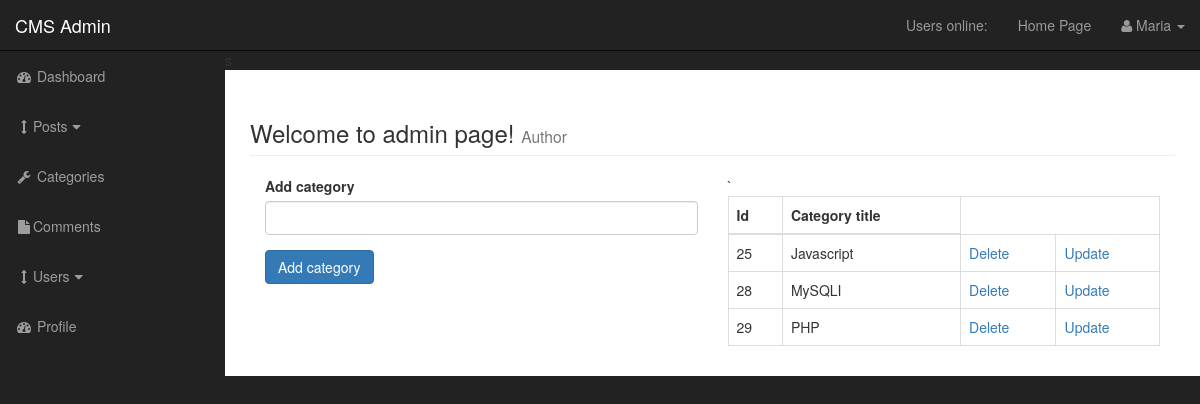
/admin/categories_admin.php (signed in), run on an earlier commit of the app's database.
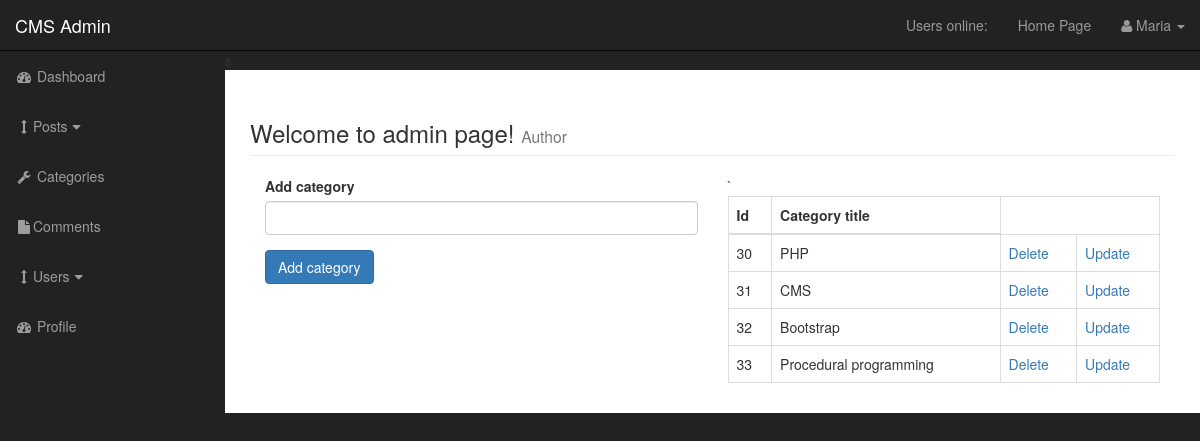
And on a later commit of the database.
### tables this page shows
CREATE TABLE `categories` (
  `cat_id` int(11) NOT NULL,
  `cat_title` varchar(255) NOT NULL
);

### admin/functions_admin.php (the view, shortened to what this page needs)
<?php
function find_all_categories(){
    global $conn_db_cms;
    $query = "SELECT * FROM categories";
    $select_categories = mysqli_query($conn_db_cms, $query);
    while($row = mysqli_fetch_array($select_categories )){
        $cat_title =  $row['cat_title'];
        $cat_id =  $row['cat_id'];
        echo "<tr>";
        echo "<td>{$cat_id}</td>";
        echo "<td>{$cat_title}</td>";
        echo "<td><a href = 'categories_admin.php?delete={$cat_id}'> Delete</a></td>";
        echo "<td><a href = 'categories_admin.php?edit={$cat_id}'>Update</a></td>";
        echo "</tr>";
    }
}
?>

### admin/includes/header_admin.php (shortened to what this page needs)
<?php
    include "../includes/db.php";
    include "functions_admin.php";
?>
<!DOCTYPE html>
<html lang = "en">
<head>
    <link href = "css/bootstrap.min.css" rel = "stylesheet">
    <link href = "css/sb-admin.css" rel = "stylesheet">
    <link href = "font-awesome/css/font-awesome.min.css" rel = "stylesheet" type = "text/css">
    <link href = "css/style.css" rel = "stylesheet">
</head>
<body>

### admin/categories_admin.php (shortened to what this page needs)
<?php
include "includes/header_admin.php";
?>
    <div id = "wrapper">
    <?php
    include "includes/navigation_admin.php";
    ?>
    <div id = "page-wrapper">
        <div class = "container-fluid">
            <div class = "row">
                <div class = "col-lg-12">
                    <h3 class = "page-header">
                        Welcome to admin page!
                        <small>Author</small>
                    </h3>
                    <div class = "col-xs-6">
                        <form action = "" method = "POST">
                            <div class = "form-group">
                                <label for = "cat-title"> Add category</label>
                                <input type = "text" class = "form-control" name = "cat_title">
                            </div>
                            <div class = "form-group">
                                <input class = "btn btn-primary" type = "submit" name = "submit" value = "Add category">
                            </div>
                        </form>
                    </div>
                    <div class = "col-xs-6">
                        <table class = "table table-bordered table-hover">
                            <thead>
                            `<tr>
                                <th>Id</th>
                                <th>Category title</th>
                            </tr>
                            </thead>
                            <tbody>
                           <?php
                            find_all_categories();
                            ?>
                            </tbody>
                        </table>
                    </div>
                </div>
            </div>
        </div>
    </div>
<?php
include "includes/footer_admin.php"
?>

### admin/includes/navigation_admin.php (shortened to what this page needs)
<nav class = "navbar navbar-inverse navbar-fixed-top" role = "navigation">
    <div class = "navbar-header">
        <a class = "navbar-brand" href = "index.php">CMS Admin</a>
    </div>
    <ul class = "nav navbar-right top-nav">
       <li><a href = "">Users online: <span class = "users_online"></span></a></li>
        <li><a href = "../index.php">Home Page</a></li>
        <li class="dropdown">
            <a href="#" class="dropdown-toggle" data-toggle="dropdown"><i class="fa fa-user"></i>
                <?php
                if(isset($_SESSION['username'])){
                    echo $_SESSION['username'];
                }
                ?>
                <b class="caret"></b></a>
        </li>
    </ul>
    <div class="collapse navbar-collapse navbar-ex1-collapse">
        <ul class="nav navbar-nav side-nav">
            <li>
                <a href="../admin/index.php"><i class="fa fa-fw fa-dashboard"></i> Dashboard</a>
            </li>
            <li>
                <a href="javascript:;" data-toggle="collapse" data-target="#posts_dropdown"><i class="fa fa-fw fa-arrows-v"></i>Posts<i class="fa fa-fw fa-caret-down"></i></a>
            </li>
            <li>
                <a href = "../admin/categories_admin.php"><i class = "fa fa-fw fa-wrench"></i> Categories</a>
            </li>
            <li class="">
                <a href="comments.php"><i class="fa fa-fw fa-file"></i>Comments</a>
            </li>
            <li>
                <a href="javascript:;" data-toggle="collapse" data-target="#demo"><i class="fa fa-fw fa-arrows-v"></i>Users<i class="fa fa-fw fa-caret-down"></i></a>
            </li>
            <li>
                <a href = "profile.php"><i class = "fa fa-fw fa-dashboard"></i> Profile</a>
            </li>
        </ul>
    </div>
</nav>

### admin/includes/footer_admin.php (shortened to what this page needs)
</div>
</body>
</html>

### admin/css/sb-admin.css (style rules this page uses)
body { margin-top: 100px; background-color: #222; }
@media (min-width:768px) { body { margin-top: 50px; } }
#wrapper { padding-left: 0; }
#page-wrapper { width: 100%; padding: 0; background-color: #fff; }
@media (min-width:768px) { #wrapper { padding-left: 225px; } }
@media (min-width:768px) { #page-wrapper { padding: 10px; } }
.top-nav { padding: 0 15px; }
.top-nav>li { display: inline-block; float: left; }
.top-nav>li>a { padding-top: 15px; padding-bottom: 15px; line-height: 20px; color: #999; }
@media (min-width:768px) { .side-nav { position: fixed; top: 51px; left: 225px; width: 225px; margin-left: -225px; border: none; border-radius: 0; overflow-y: auto; background-color: #222; } }
@media (min-width:768px) { .side-nav>li>a { width: 225px; } }

What changed in the data, as far as the page shows it:
removed categories: cat_id "25", cat_title "Javascript"
removed categories: cat_id "28", cat_title "MySQLI"
removed categories: cat_id "29", cat_title "PHP"
added categories: cat_id "30", cat_title "PHP"
added categories: cat_id "31", cat_title "CMS"
added categories: cat_id "32", cat_title "Bootstrap"
added categories: cat_id "33", cat_title "Procedural programming"
